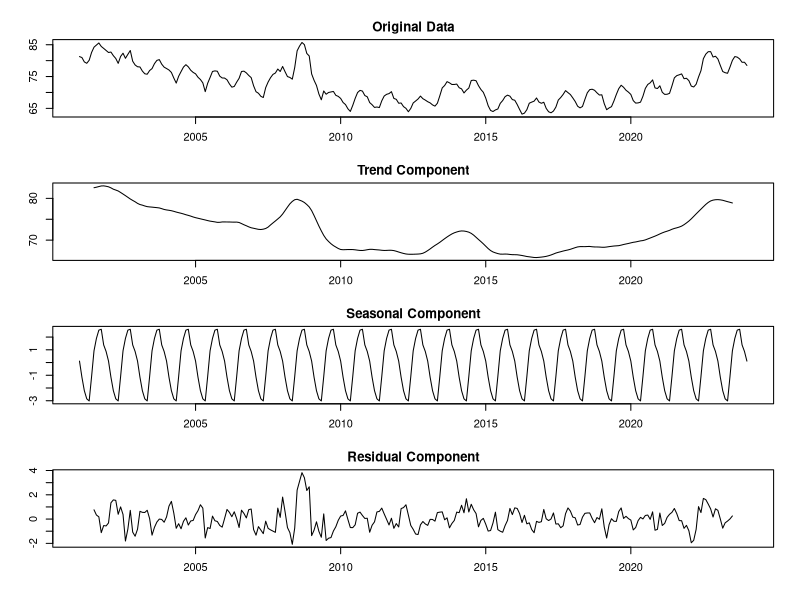
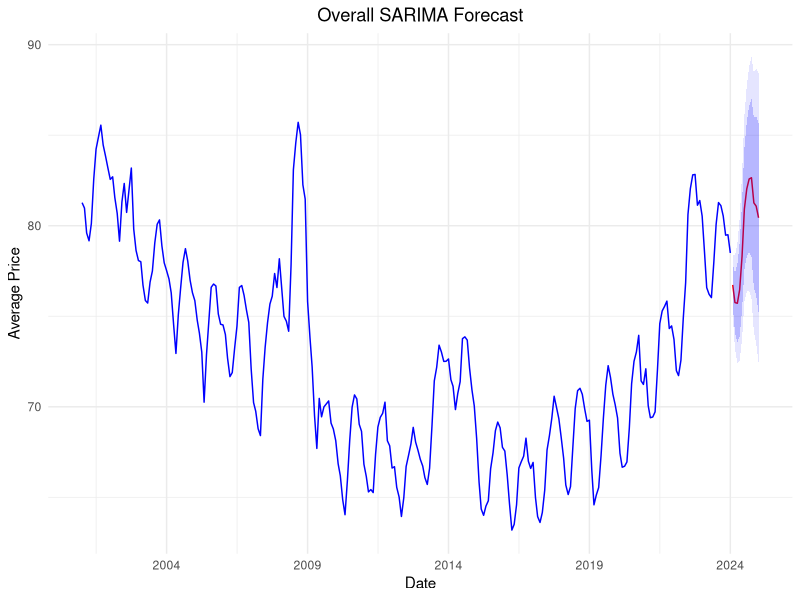

The R script that drew these images, in order: (Note: a time limit stopped this script after it produced the figures.)
## ---- chunk 1
# Charger les packages nécessaires
library(tidyverse)
library(lubridate)
library(forecast)
library(ggplot2)

# Importer les données
swiss_decomposition <- read_csv('../data/swiss_production_data.csv', show_col_types = FALSE)
## ---- chunk 2
# Assurez-vous que les dates sont de type Date et que 'Date' est l'index
swiss_decomposition <- swiss_decomposition %>%
  mutate(Date = as.Date(Date, format = "%Y-%m-%d")) %>%
  arrange(Date)

# Calculez la moyenne des prix par date
data <- swiss_decomposition %>%
  group_by(Date = floor_date(Date, "month")) %>%
  summarise(Price = mean(Price, na.rm = TRUE))

# Convertir en série temporelle
data_ts <- ts(data$Price, start = c(year(min(data$Date)), month(min(data$Date))), frequency = 12)

# Appliquez la décomposition classique
decomposition <- decompose(data_ts, type = "additive")  # ou 'multiplicative' selon le cas

# Créez un graphique avec des subplots
par(mfrow = c(4, 1), mar = c(3, 3, 2, 1), oma = c(1, 1, 1, 1))

# Plot the original data
plot(data_ts, main = "Original Data", ylab = "Prix")

# Plot the trend component
plot(decomposition$trend, main = "Trend Component", ylab = "Trend")

# Plot the seasonal component
plot(decomposition$seasonal, main = "Seasonal Component", ylab = "Seasonal")

# Plot the residual component
plot(decomposition$random, main = "Residual Component", ylab = "Residual")

# Ajuster le layout
par(mfrow = c(1, 1))
## ---- chunk 3
# Assurez-vous que les dates sont de type Date et que 'Date' est l'index
library(dplyr)
library(lubridate)
library(forecast)
library(ggplot2)

swiss_decomposition <- swiss_decomposition %>%
  mutate(Date = as.Date(Date, format = "%Y-%m-%d")) %>%
  arrange(Date)

# Calculez la moyenne des prix par date (par mois)
data <- swiss_decomposition %>%
  group_by(Date) %>%
  summarise(Price = mean(Price, na.rm = TRUE), .groups = 'drop')

# Convertir en série temporelle
data_ts <- ts(data$Price, start = c(year(min(data$Date)), month(min(data$Date))), frequency = 12)

# Ajustement du modèle SARIMA avec auto.arima pour sélectionner les meilleurs paramètres
sarima_model <- auto.arima(data_ts, seasonal = TRUE, stepwise = FALSE, approximation = FALSE)

# Prévision avec intervalles de confiance de 80 % et 95 %
sarima_forecast <- forecast(sarima_model, h = 12, level = c(80, 95))

# Créer des dataframes pour les prévisions et les intervalles de confiance
data_forecast <- data.frame(Date = seq.Date(from = max(data$Date) + months(1), 
                                            by = "month", length.out = 12),
                            Forecast = as.numeric(sarima_forecast$mean),
                            Lower80 = sarima_forecast$lower[,1],
                            Upper80 = sarima_forecast$upper[,1],
                            Lower95 = sarima_forecast$lower[,2],
                            Upper95 = sarima_forecast$upper[,2])

# Tracer les résultats avec ggplot2
ggplot() +
  geom_line(data = data, aes(x = Date, y = Price), color = "blue", size = 0.5) +
  geom_line(data = data_forecast, aes(x = Date, y = Forecast), color = "red", size = 0.5) +
  geom_ribbon(data = data_forecast, aes(x = Date, ymin = Lower80, ymax = Upper80), fill = "blue", alpha = 0.2) +
  geom_ribbon(data = data_forecast, aes(x = Date, ymin = Lower95, ymax = Upper95), fill = "blue", alpha = 0.1) +
  scale_x_date(date_breaks = "5 years", date_labels = "%Y") +
  labs(title = 'Overall SARIMA Forecast', x = 'Date', y = 'Average Price') +
  theme_minimal() +
  theme(plot.title = element_text(hjust = 0.5))
## ---- chunk 4
# Assurez-vous que les dates sont de type Date et que 'Date' est l'index
swiss_decomposition <- swiss_decomposition %>%
  mutate(Date = as.Date(Date, format = "%Y-%m-%d")) %>%
  arrange(Date)

# Filtrer les données pour les systèmes de production 'Bio' et 'Conventional'
data_bio <- swiss_decomposition %>%
  filter(`System of production` == 'Bio') %>%
  group_by(Date = floor_date(Date, "month")) %>%
  summarise(Price = mean(Price, na.rm = TRUE)) %>%
  ungroup()

data_conventional <- swiss_decomposition %>%
  filter(`System of production` == 'Conventional') %>%
  group_by(Date = floor_date(Date, "month")) %>%
  summarise(Price = mean(Price, na.rm = TRUE)) %>%
  ungroup()

# Convertir en série temporelle
ts_bio <- ts(data_bio$Price, start = c(year(min(data_bio$Date)), month(min(data_bio$Date))), frequency = 12)
ts_conventional <- ts(data_conventional$Price, start = c(year(min(data_conventional$Date)), month(min(data_conventional$Date))), frequency = 12)

# Ajuster les modèles SARIMA
fit_bio_sarima <- auto.arima(ts_bio, seasonal = TRUE, stepwise = FALSE, approximation = FALSE)
fit_conventional_sarima <- auto.arima(ts_conventional, seasonal = TRUE, stepwise = FALSE, approximation = FALSE)

# Prévisions pour les 12 prochains mois
forecast_bio_sarima <- forecast(fit_bio_sarima, h = 12)
forecast_conventional_sarima <- forecast(fit_conventional_sarima, h = 12)

# Tracer les prévisions
autoplot(forecast_bio_sarima) +
  labs(title = "Forecasted Prices of Organic Milk (SARIMA)", x = "Date", y = "Average Price") +
  theme_minimal()

autoplot(forecast_conventional_sarima) +
  labs(title = "Forecasted Prices of Non-Organic Milk (SARIMA)", x = "Date", y = "Average Price") +
  theme_minimal()
## ---- chunk 5
# Charger les packages nécessaires
library(tidyverse)
library(lubridate)
library(forecast)
library(ggplot2)

# Filtrer les données pour les systèmes de production 'Bio' et 'Conventional'
data_bio <- swiss_decomposition %>%
  filter(`System of production` == 'Bio') %>%
  group_by(Date = floor_date(Date, "month")) %>%
  summarise(Price = mean(Price, na.rm = TRUE)) %>%
  ungroup()

data_conventional <- swiss_decomposition %>%
  filter(`System of production` == 'Conventional') %>%
  group_by(Date = floor_date(Date, "month")) %>%
  summarise(Price = mean(Price, na.rm = TRUE)) %>%
  ungroup()

# Convertir en série temporelle
ts_bio <- ts(data_bio$Price, start = c(year(min(data_bio$Date)), month(min(data_bio$Date))), frequency = 12)
ts_conventional <- ts(data_conventional$Price, start = c(year(min(data_conventional$Date)), month(min(data_conventional$Date))), frequency = 12)

# Ajuster les modèles de lissage exponentiel (ETS)
fit_bio_ets <- ets(ts_bio)
fit_conventional_ets <- ets(ts_conventional)

# Prévisions pour les 12 prochains mois
forecast_bio_ets <- forecast(fit_bio_ets, h = 12)
forecast_conventional_ets <- forecast(fit_conventional_ets, h = 12)

# Tracer les prévisions
autoplot(forecast_bio_ets) +
  labs(title = "Forecasted Prices of Organic Milk (ETS)", x = "Date", y = "Average Price") +
  theme_minimal()

autoplot(forecast_conventional_ets) +
  labs(title = "Forecasted Prices of Non-Organic Milk (ETS)", x = "Date", y = "Average Price") +
  theme_minimal()
## ---- chunk 6
# Charger les packages nécessaires
library(forecast)
library(ggplot2)

# Convertir en série temporelle
ts_bio <- ts(data_bio$Price, start = c(year(min(data_bio$Date)), month(min(data_bio$Date))), frequency = 12)
ts_conventional <- ts(data_conventional$Price, start = c(year(min(data_conventional$Date)), month(min(data_conventional$Date))), frequency = 12)

# Ajuster le modèle de Holt-Winters (multiplicatif pour la saisonnalité multiplicative)
fit_bio_hw <- hw(ts_bio, seasonal = "multiplicative")
fit_conventional_hw <- hw(ts_conventional, seasonal = "multiplicative")

# Prévisions pour les 12 prochains mois
forecast_bio_hw <- forecast(fit_bio_hw, h = 12)
forecast_conventional_hw <- forecast(fit_conventional_hw, h = 12)

# Tracer les prévisions
autoplot(forecast_bio_hw) +
  labs(title = "Forecasted Prices of Organic Milk (Holt-Winters Multiplicative)", x = "Date", y = "Average Price") +
  theme_minimal()

autoplot(forecast_conventional_hw) +
  labs(title = "Forecasted Prices of Non-Organic Milk (Holt-Winters Multiplicative)", x = "Date", y = "Average Price") +
  theme_minimal()
## ---- chunk 7
# Calculate correlation coefficients for each party
correlation_df <- data.frame(Party = c("PLR", "PS", "UDC", "Centre", "Verts", "Vertliberaux"),
                             Correlation = sapply(merged_data[, 4:9], function(x) cor(x, merged_data$`2023`)))

# Print the correlation coefficients
print(correlation_df)

# Create a matrix of plots for each party
party_plots <- lapply(names(merged_data)[4:9], function(party) {
  ggplot(merged_data, aes_string(x = "`2023`", y = party)) +
    geom_point() +
    geom_smooth(method = "lm", se = FALSE, color = "blue") +
    labs(x = "Annual Sales", y = paste(party, "Party Presence (%)"), title = paste("Correlation:", party, "Party vs. Sales")) +
    theme_minimal()
})

# Arrange the plots in a matrix layout
matrix_plot <- gridExtra::grid.arrange(grobs = party_plots, ncol = 2)
matrix_plot
## ---- chunk 8

# Read sales data from data.qmd
sales_data_2023 <- sales_data %>%
  select(-`2022`)

# Filter party data to keep only values above 20
filtered_party_data <- party_data %>%
  filter(PLR > 20 | PS > 20 | UDC > 20 | Centre > 20 | Verts > 20 | Vertliberaux > 20)

# Create separate datasets for each political party
plr_data <- filtered_party_data %>%
  filter(PLR > 20) %>%
  select(Location, PLR)

ps_data <- filtered_party_data %>%
  filter(PS > 20) %>%
  select(Location, PS)

udc_data <- filtered_party_data %>%
  filter(UDC > 20) %>%
  select(Location, UDC)

centre_data <- filtered_party_data %>%
  filter(Centre > 20) %>%
  select(Location, Centre)

verts_data <- filtered_party_data %>%
  filter(Verts > 20) %>%
  select(Location, Verts)

vertliberaux_data <- filtered_party_data %>%
  filter(Vertliberaux > 20) %>%
  select(Location, Vertliberaux)

# Merge each party's data with sales data for 2023
plr_sales <- merge(sales_data_2023, plr_data, by.x = "Location")
ps_sales <- merge(sales_data_2023, ps_data, by.x = "Location")
udc_sales <- merge(sales_data_2023, udc_data, by.x = "Location")
centre_sales <- merge(sales_data_2023, centre_data, by.x = "Location")
verts_sales <- merge(sales_data_2023, verts_data, by.x = "Location")
vertliberaux_sales <- merge(sales_data_2023, vertliberaux_data, by.x = "Location")

# Calculate total sales for each party
plr_total_sales <- sum(plr_sales$`2023`)
ps_total_sales <- sum(ps_sales$`2023`)
udc_total_sales <- sum(udc_sales$`2023`)
centre_total_sales <- sum(centre_sales$`2023`)
verts_total_sales <- sum(verts_sales$`2023`)

# Create a data frame for total sales by party
total_sales_df <- data.frame(Party = c("PLR", "PS", "UDC", "Centre", "Verts"),
                             Total_Sales = c(plr_total_sales, ps_total_sales, udc_total_sales,
                                             centre_total_sales, verts_total_sales))

# Define colors for each party
party_colors <- c("PLR" = "blue", "PS" = "red", "UDC" = "darkgreen", "Centre" = "orange", "Verts" = "green")

# Sort the data frame by Total_Sales in descending order
total_sales_df <- total_sales_df[order(-total_sales_df$Total_Sales), ]

# Plot total sales by party in descending order with specified colors
ggplot(total_sales_df, aes(x = reorder(Party, -Total_Sales), y = Total_Sales, fill = Party)) +
  geom_bar(stat = "identity") +
  labs(title = "Total Sales by Political Party in 2023", x = "Party", y = "Total Sales") +
  theme_minimal() +
  theme(axis.text.x = element_text(angle = 45, hjust = 1)) +
  scale_fill_manual(values = party_colors)
## ---- chunk 9
# Create a scatterplot
ggplot(merged_df, aes(x = `Revenu/contribuable`, y = `2022`)) +
  geom_point(aes(color = Location)) +
  labs(x = "Revenu/contribuable", y = "Sales 2022", title = "Relationship between Revenu/contribuable and Sales in 2022") +
  geom_smooth(method = "lm", se = FALSE) +
  theme_minimal()

# Create another scatterplot for 2023
ggplot(merged_df, aes(x = `Revenu/contribuable`, y = `2023`)) +
  geom_point(aes(color = Location)) +
  labs(x = "Revenu/contribuable", y = "Sales 2023", title = "Relationship between Revenu/contribuable and Sales in 2023") +
  geom_smooth(method = "lm", se = FALSE) +
  theme_minimal()
## ---- chunk 10
#get the distance_matrix in r
distance_matrix <- py$distance_matrix

#use reactable to show the table 
#show it using reactable
reactable(
  distance_matrix,  
  highlight = TRUE,  # Highlight rows on hover
  defaultPageSize = 10,  # Display 10 rows per page
  paginationType = "numbers",  # Use numbers for page navigation
  searchable = TRUE,  # Make the table searchable
  sortable = TRUE,  # Allow sorting
  resizable = TRUE  # Allow column resizing
)
